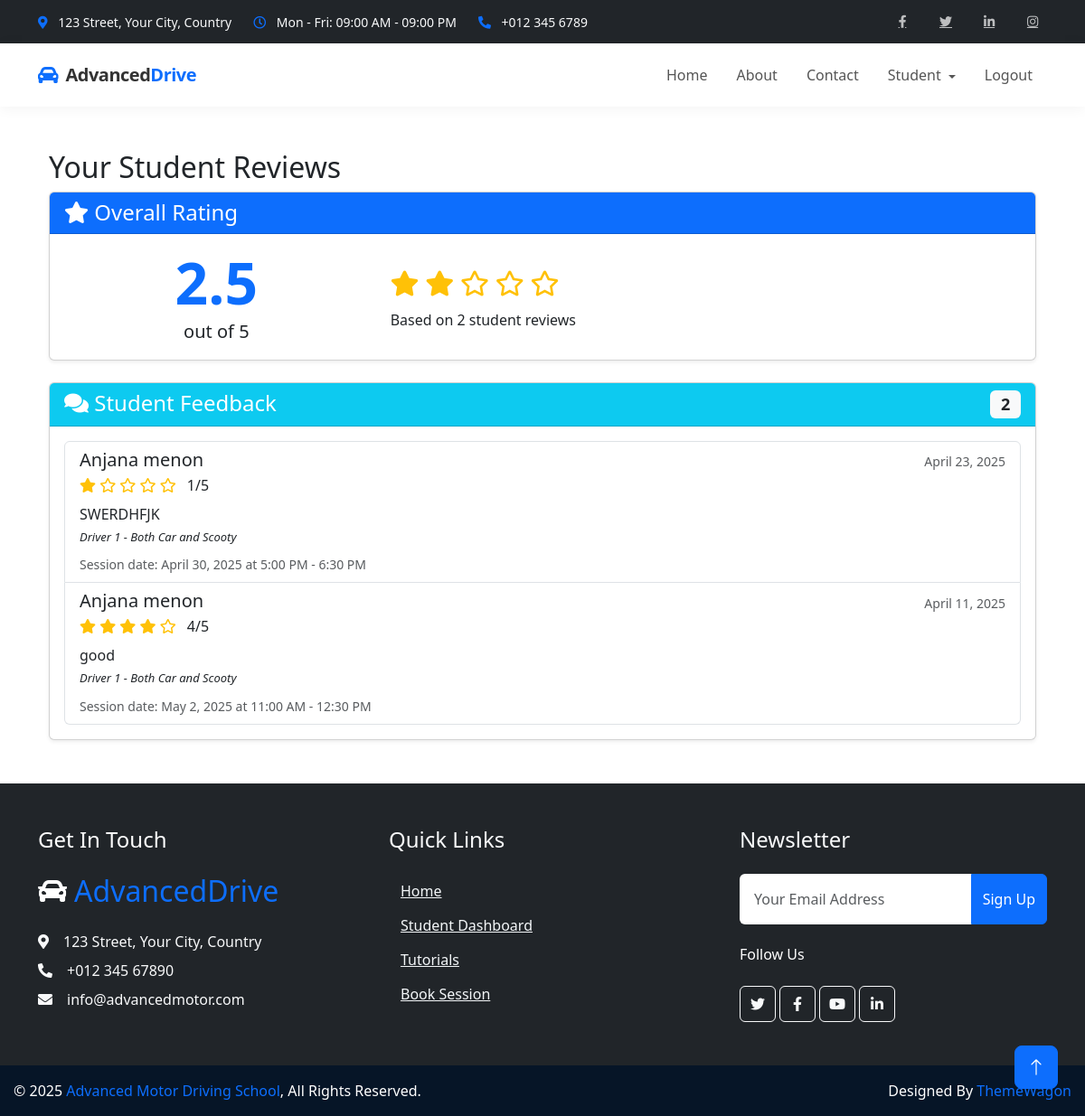
The page /trainer/reviews/ (signed in) on the database as committed earlier.
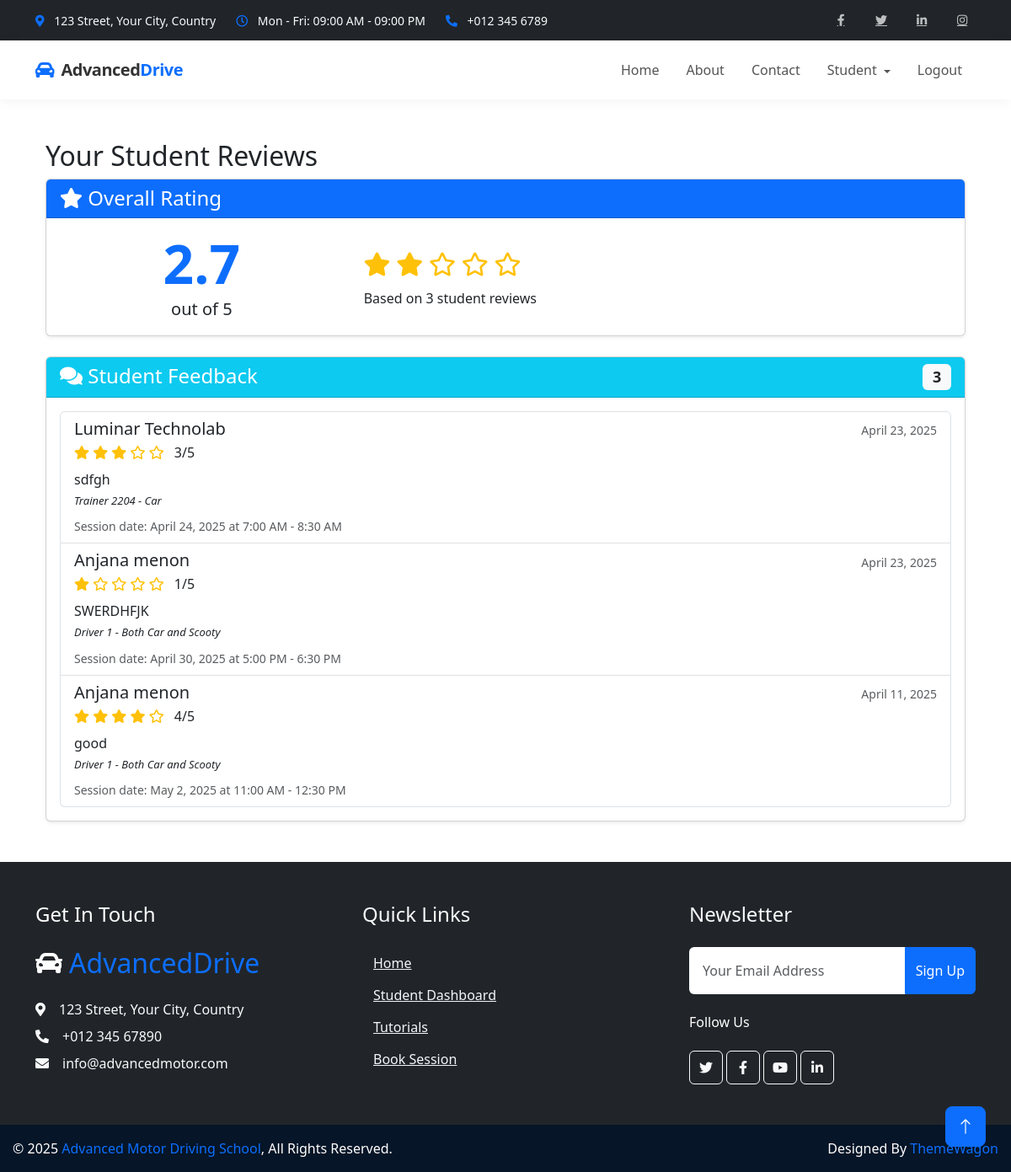
The same page on the database as committed later.
### students/models.py (models this page shows, shortened)
class Review(models.Model):
    session = models.OneToOneField(TrainingSession, on_delete=models.CASCADE, related_name='review')
    student = models.ForeignKey(Student, on_delete=models.CASCADE, related_name='reviews')
    trainer = models.ForeignKey(Trainer, on_delete=models.CASCADE, related_name='reviews',null=True)
    rating = models.IntegerField(validators=[MinValueValidator(1), MaxValueValidator(5)])
    comment = models.TextField()
    created_at = models.DateTimeField(auto_now_add=True)
    class Meta:
        ordering = ['-created_at']

class Student(models.Model):
    STUDENT_TYPES = (
        ('local', 'Local Student'),
        ('remote', 'Remote Student'),
    )
    user = models.OneToOneField(
        settings.AUTH_USER_MODEL,
        on_delete=models.CASCADE,
        related_name='student_profile'
    )
    trainer = models.ForeignKey(
        Trainer,
        on_delete=models.CASCADE,
        null=True,
        blank=True,
        related_name='student_set'
    )
    vehicle = models.ForeignKey(
        Vehicle,
        on_delete=models.CASCADE,
        null=True,
        blank=True,
        related_name='student_assignments'
    )
    address = models.TextField()
    phone_number_validator = RegexValidator(regex=r'^\+?\d{10,15}$', message="Phone number must be in a valid format.")
    phone_number = models.CharField(max_length=15, validators=[phone_number_validator])
    emergency_contact = models.CharField(max_length=15, blank=True, null=True, validators=[phone_number_validator])
    student_type = models.CharField(max_length=10, choices=STUDENT_TYPES, default='local')
    registration_date = models.DateTimeField(auto_now_add=True)
    has_purchased_session = models.BooleanField(default=False)

class TrainingSession(models.Model):
    TIME_SLOTS = (
        ('7:00 AM - 8:30 AM', '7:00 AM - 8:30 AM'),
        ('9:00 AM - 10:30 AM', '9:00 AM - 10:30 AM'),
        ('11:00 AM - 12:30 PM', '11:00 AM - 12:30 PM'),
        ('1:00 PM - 2:30 PM', '1:00 PM - 2:30 PM'),
        ('3:00 PM - 4:30 PM', '3:00 PM - 4:30 PM'),
        ('5:00 PM - 6:30 PM', '5:00 PM - 6:30 PM'),
    )
    student = models.ForeignKey(Student, on_delete=models.CASCADE, related_name='sessions')
    trainer = models.ForeignKey(Trainer, on_delete=models.CASCADE, related_name='sessions_trainer', null=True, blank=True)
    vehicle = models.ForeignKey(Vehicle, on_delete=models.CASCADE, related_name='sessions_vehicle', null=True, blank=True)
    student_package = models.ForeignKey(StudentPackage, on_delete=models.CASCADE, null=True, blank=True)
    session_date = models.DateField()
    time_slot = models.CharField(max_length=20, choices=TIME_SLOTS)
    completed = models.BooleanField(default=False)
    notes = models.TextField(blank=True, null=True)
    class Meta:
        unique_together = [
            ('trainer', 'session_date', 'time_slot'),
            ('student', 'session_date', 'time_slot')  # ✅ Optional but useful
        ]

### trainers/models.py (models this page shows, shortened)
class Trainer(models.Model):
    user = models.OneToOneField(
        settings.AUTH_USER_MODEL,
        on_delete=models.CASCADE,
        related_name='driving_trainer_profile'
    )
    SPECIALIZATION_CHOICES = [
        ('CAR', 'Car'),
        ('SCOOTY', 'Scooty'),
        ('BOTH', 'Both Car and Scooty'),
        ('HEAVY','HEAVY'),
        ('OTHER', 'Other')
    ]
    specialization = models.CharField(
        max_length=10,
        choices=SPECIALIZATION_CHOICES,
        default='BOTH'
    )
    experience = models.PositiveIntegerField(
        validators=[MinValueValidator(0)],
        default=0,
        help_text="Years of experience as a driving trainer"
    )
    AVAILABILITY_CHOICES = [
        ('WEEKDAY', 'Weekdays Only'),
        ('WEEKEND', 'Weekends Only'),
        ('MORNING', 'Morning Shifts Only'),
        ('EVENING', 'Evening Shifts Only'),
        ('FLEXIBLE', 'Flexible Schedule'),
        ('CUSTOM', 'Custom Schedule')
    ]
    availability = models.CharField(
        max_length=10,
        choices=AVAILABILITY_CHOICES,
        default='FLEXIBLE'
    )
    is_remote = models.BooleanField(
        default=False,
        help_text="Whether this trainer provides remote training services"
    )
    service_area = models.CharField(
        max_length=255,
        blank=True,
        null=True,
        help_text="Geographic areas where remote training is available"
    )
    max_students = models.PositiveIntegerField(
        default=10,
        validators=[MinValueValidator(1)],
        help_text="Maximum number of students this trainer can handle at once"
    )
    date_joined = models.DateField(
        default=timezone.now,
        help_text="Date when the trainer joined the driving school"
    )
    license_number = models.CharField(
        max_length=50,
        blank=True,
        null=True,
        help_text="Trainer's driving license number"
    )
    notes = models.TextField(
        blank=True,
        null=True,
        help_text="Additional notes about the trainer"
    )
    is_active = models.BooleanField(
        default=True,
        help_text="Whether this trainer is currently active"
    )
    class Meta:
        ordering = ['-experience', 'user__last_name']
    def __str__(self):
        return f"{self.user.get_full_name()} - {self.get_specialization_display()}"

### trainers/views.py (the view)
# urls.py: path('reviews/', views.view_reviews, name='view_reviews'),
@login_required
def view_reviews(request):
    reviews = Review.objects.all().order_by('-created_at')
    average_rating = reviews.aggregate(Avg('rating'))['rating__avg']
    return render(request, 'trainers/view_reviews.html', {
        'reviews': reviews,
        'average_rating': average_rating
    })

### trainers/templates/trainers/view_reviews.html
{% extends 'base.html' %}
{% block content %}
<div class="container">
  <h2>Your Student Reviews</h2>
  <div class="card shadow-sm mb-4">
    <div class="card-header bg-primary text-white">
      <h4 class="mb-0">
        <i class="fas fa-star"></i> Overall Rating
      </h4>
    </div>
    <div class="card-body">
      <div class="row align-items-center">
        <div class="col-md-4 text-center">
          <div class="display-3 fw-bold text-primary">
            {% if average_rating %}
              {{ average_rating|floatformat:1 }}
            {% else %}
              --
            {% endif %}
          </div>
          <div class="fs-5">out of 5</div>
        </div>
        <div class="col-md-8">
          <div class="d-flex align-items-center">
            <div class="text-warning fs-3 me-2">
              {% if average_rating %}
                {% for i in "12345" %}
                  {% if forloop.counter <= average_rating %}
                    <i class="fas fa-star"></i>
                  {% elif forloop.counter <= average_rating|add:0.5 %}
                    <i class="fas fa-star-half-alt"></i>
                  {% else %}
                    <i class="far fa-star"></i>
                  {% endif %}
                {% endfor %}
              {% else %}
                <i class="far fa-star"></i>
                <i class="far fa-star"></i>
                <i class="far fa-star"></i>
                <i class="far fa-star"></i>
                <i class="far fa-star"></i>
              {% endif %}
            </div>
          </div>
          <div class="mt-2">
            <p class="mb-0">Based on {{ reviews|length }} student {% if reviews|length == 1 %}review{% else %}reviews{% endif %}</p>
          </div>
        </div>
      </div>
    </div>
  </div>
  <div class="card shadow-sm">
    <div class="card-header bg-info text-white">
      <h4 class="mb-0">
        <i class="fas fa-comments"></i> Student Feedback
        <span class="badge bg-light text-dark float-end">{{ reviews|length }}</span>
      </h4>
    </div>
    <div class="card-body">
      {% if reviews %}
        <div class="list-group">
          {% for review in reviews %}
            <div class="list-group-item">
              <div class="d-flex justify-content-between align-items-center">
                <h5 class="mb-1">{{ review.student.user.get_full_name }}</h5>
                <small class="text-muted">{{ review.created_at|date:"F j, Y" }}</small>
              </div>
              <div class="mb-2 text-warning">
                {% for i in "12345" %}
                  {% if forloop.counter <= review.rating %}
                    <i class="fas fa-star"></i>
                  {% else %}
                    <i class="far fa-star"></i>
                  {% endif %}
                {% endfor %}
                <span class="ms-2 text-dark">{{ review.rating }}/5</span>
              </div>
              <p class="mb-1">{{ review.comment }}</p>
              <p class="mb-1" style="font-style: italic;font-size:small;">{{ review.trainer }}</p>
              <div class="mt-2">
                <small class="text-muted">
                  Session date: {{ review.session.session_date|date:"F j, Y" }} at {{ review.session.get_time_slot_display }}
                </small>
              </div>
            </div>
          {% endfor %}
        </div>
      {% else %}
        <div class="text-center py-4">
          <i class="fas fa-comment-slash fa-3x text-muted mb-3"></i>
          <p>No reviews received yet.</p>
        </div>
      {% endif %}
    </div>
  </div>
</div>
{% endblock %}

Rows that differ between the two databases and show on the page:
added Review: student.user.get_full_name "Luminar Technolab", created_at "April 23, 2025", rating "3", comment "sdfgh", trainer "Trainer 2204 - Car", session.session_date "April 24, 2025", session.time_slot "7:00 AM - 8:30 AM"
Other text that changed with them:
{{ average_rating|floatformat:1 }}: "2.5" → "2.7"
{{ reviews|length }}: "2" → "3"
